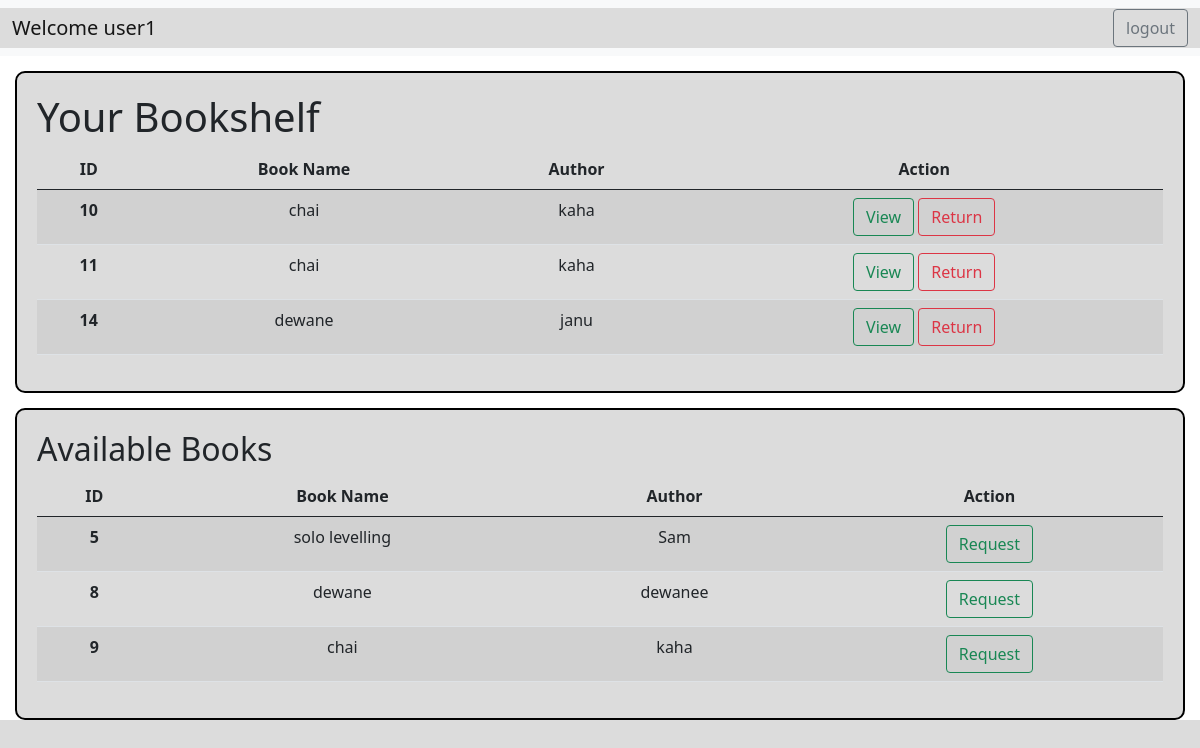
/user_dashboard/1, run on the app's committed database.
### application/models.py (models this page shows)
class User(db.Model):
    id = db.Column(db.Integer, primary_key = True)
    email = db.Column(db.String(),unique = True, nullable = False)
    username = db.Column(db.String(), unique = True, nullable = False)
    password = db.Column (db.String(), nullable = False)
    type = db.Column (db.String(),default ="general")
    ebooks = db.relationship('Ebook', backref = 'bearer')

class Ebook(db.Model):
    id = db.Column(db.Integer, primary_key = True)
    b_name = db.Column(db.String(), nullable = False)
    author = db.Column(db.String(), nullable = False)
    b_url = db.Column(db.String(), nullable = True)
    status = db.Column(db.String(), default = "Available")
    user_id = db.Column(db.Integer, db.ForeignKey('user.id'), nullable = True)

### application/controllers.py (the view)
@app.route("/user_dashboard/<int:user_id>", methods=["GET"])
def user_dashboard(user_id):
    this_user = User.query.filter_by(id=int(user_id)).first()
    e_books = Ebook.query.filter_by(status="Available").all()
    g_books = Ebook.query.filter_by(status="Granted",user_id = int(user_id)).all()
    return render_template("user_dashboard.html", user=this_user, e_books=e_books, g_books=g_books)

### templates/user_dashboard.html (shortened to what this page needs)
<!DOCTYPE html>
<html lang="en">
<head>
    <link href="https://cdn.jsdelivr.net/npm/bootstrap@5.0.2/dist/css/bootstrap.min.css" rel="stylesheet"
>
    <link rel="stylesheet" href="../static/style.css">
</head>
<body>
    <div class="sign_in">
        <nav class="navbar navbar-expand-lg navbar-light bg-light">
            <div class="container-fluid">
                <a class="navbar-brand" href="#">Welcome {{user.username}}</a>
                <div class="d-flex">
                    <a class="btn btn-outline-secondary" href="/login">logout</a>
                </div>
            </div>
        </nav>
    </div>
    <div class=" inshelf content_main">
        <h1> Your Bookshelf </h1>
        <div id="content">
            <table class="table table-striped table-hover">
                <thead>
                    <tr>
                        <th scope="col">ID</th>
                        <th scope="col">Book Name</th>
                        <th scope="col">Author</th>
                        <th scope="col">Action</th>
                    </tr>
                </thead>
                <tbody>
                    {% for granted_book in g_books %}
                    <tr>
                        <th scope="row">{{granted_book.id}}</th>
                        <td>{{granted_book.b_name}}</td>
                        <td>{{granted_book.author}}</td>
                        <td>
                            <a href="{{ granted_book.b_url}}" target="_blank" class="btn btn-outline-success">View </a>
                            <a href="{{ url_for('return_granted', user_id=user.id, book_id=granted_book.id) }}" class="btn btn-outline-danger">Return </a>
                        </td>
                    </tr>
                    {% endfor %}
                </tbody>
            </table>
        </div>
    </div>
    <div class="requested content_main">
        <h2> Available Books</h2>
        <div id="content">
            <table class="table table-striped table-hover">
                <thead>
                    <tr>
                        <th scope="col">ID</th>
                        <th scope="col">Book Name</th>
                        <th scope="col">Author</th>
                        <th scope="col">Action</th>
                    </tr>
                </thead>
                <tbody>
                    {% for book in e_books %}
                    <tr>
                        <th scope="row">{{book.id}}</th>
                        <td>{{book.b_name}}</td>
                        <td>{{book.author}}</td>
                        <td>
                            <a href="{{ url_for('request_book', user_id=user.id, book_id=book.id) }}" class="btn btn-outline-success">Request </a>
                        </td>
                    </tr>
                    {% endfor %}
                </tbody>
            </table>
        </div>
    </div>
</body>
</html>

### static/style.css (style rules this page uses)
* { margin: 0px; padding: 0px; background-color: gainsboro; }
.content_main { border: 2px solid black; border-radius: 10px; margin: 15px; padding: 20px; }
#content { text-align: center; }

### data on the page
User: username "user1"
Ebook: id "10", b_name "chai", author "kaha"
Ebook: id "11", b_name "chai", author "kaha"
Ebook: id "14", b_name "dewane", author "janu"
Ebook: id "5", b_name "solo levelling", author "Sam"
Ebook: id "8", b_name "dewane", author "dewanee"
Ebook: id "9", b_name "chai", author "kaha"
